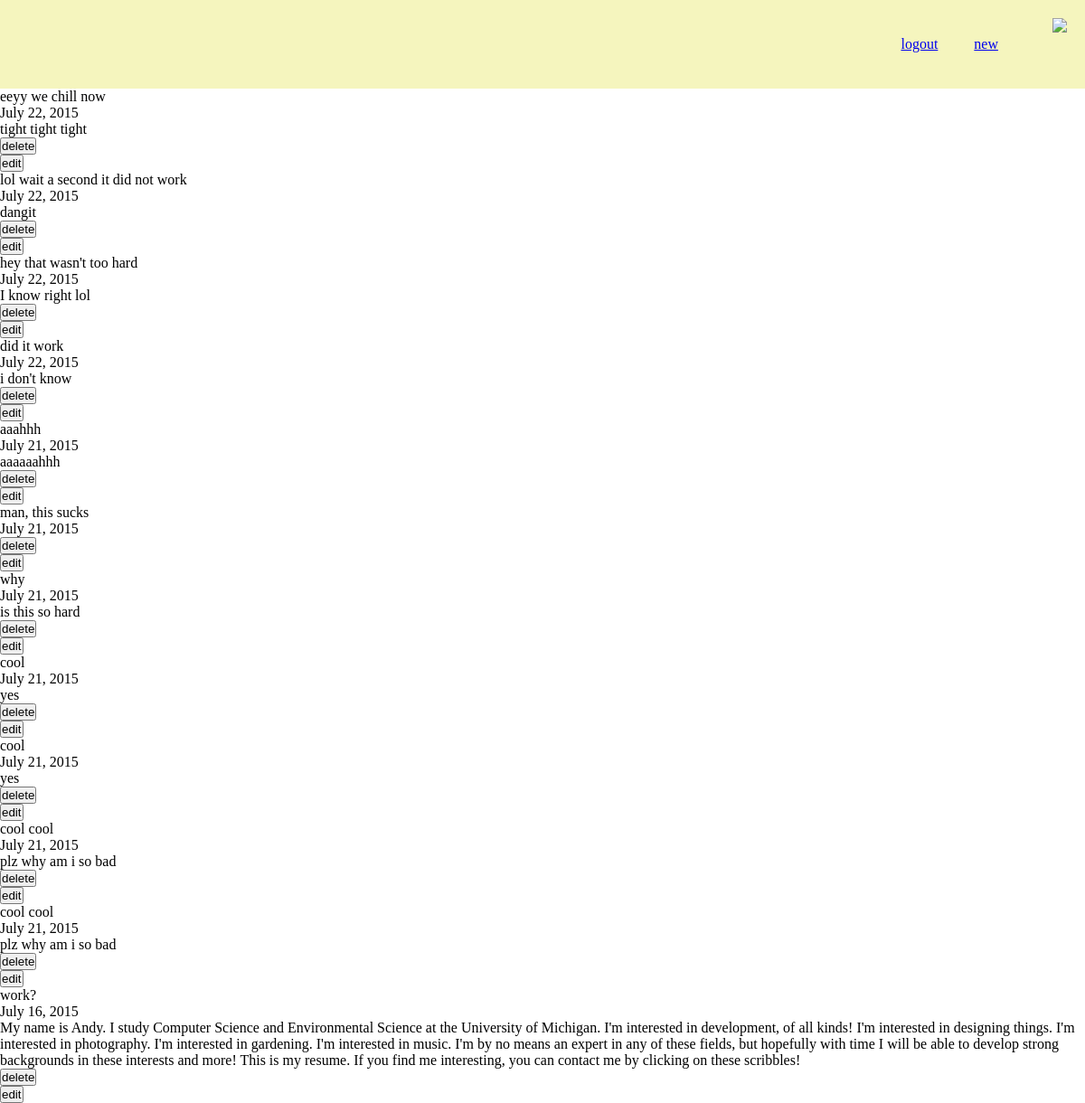
The app's page /captaincheddar/ with its own data.
### post/models.py (models this page shows, shortened)
class Post(models.Model):
    author = models.ForeignKey(User)
    text = models.TextField()
    subject = models.CharField(max_length=20)
    date = models.DateField(timezone.now())

### post/views.py (the view)
# urls.py: url(r'^(?P<username>[\w-]+)/$', views.main, name='main'),
def main(request, username):
	u = get_object_or_404(User, username=username)
	p = u.post_set.all().order_by('-id')
	if u.is_authenticated():
		return render(request, 'post/index.html', {'user' : u, 'posts' : p, 'logged' : 'yes'})
	else :
		return render(request, 'post/index.html', {'user' : u, 'posts' : p})

### post/templates/post/index.html (shortened to what this page needs)
{% load staticfiles %}
<head>
	<link rel="stylesheet" type="text/css" href="{% static "css/poststyle.css" %}">
</head>
{% if logged %}
	<div id = "nav">
		<div id = "logo">
			<img src="post.svg">
		</div>
		{% if user.is_authenticated %}
		<div id = "transfer">
			<div id = "new">
				<a href = "{% url 'post:new' user.username %}">new</a>
			</div>
			<div id = "logout">
				<a href = "{% url 'login:done' user.username %}">logout</a>
			</div>
		{% else %}
			<div id = "login">
				<a href = "{% url 'login:index' %}">login</a>
			</div>
		</div>
		{% endif %}
	</div>
</div>
    <ul>
    {% for post in posts %}
	<li>
		<div id = "post">
			<div id = "sub">
				{{ post.subject }}
			</div>
			<div id = "date">
				{{ post.date }}
			</div>
			<div id = "text">
				{{ post.text }}
			</div>
		</div>
		{% if logged %}
			<form action = "{% url 'post:delete' post.id %}" method='POST'>
				<input type="submit" value="delete">
			</form>
			<form action = "{% url 'post:edit' post.id %}" method='POST'>
				<input type="submit" value="edit">
			</form>
		{% endif %}
	</li>
    {% endfor %}
    </ul>
{% else %}
    <p>No User lol made.</p>
{% endif %}

### post/static/css/poststyle.css (style rules this page uses)
* { margin: 0; padding: 0; }
#nav { background-color: #F5F5BE; display: inline-block; width: 100%; }
#nav div { display: inline-block; float: right; padding: 20px; }
#transfer { float: right; }
#logo { float: left; }
li { list-style: none; }

### records on screen
Post: subject "eeyy we chill now", date "July 22, 2015", text "tight tight tight"
Post: subject "lol wait a second it did not work", date "July 22, 2015", text "dangit"
Post: subject "hey that wasn't too hard", date "July 22, 2015", text "I know right lol"
Post: subject "did it work", date "July 22, 2015", text "i don't know"
Post: subject "aaahhh", date "July 21, 2015", text "aaaaaahhh"
Post: subject "man, this sucks", date "July 21, 2015"
Post: subject "why", date "July 21, 2015", text "is this so hard"
Post: subject "cool", date "July 21, 2015", text "yes"
Post: subject "cool", date "July 21, 2015", text "yes"
Post: subject "cool cool", date "July 21, 2015", text "plz why am i so bad"
Post: subject "cool cool", date "July 21, 2015", text "plz why am i so bad"
Post: subject "work?", date "July 16, 2015", text "My name is Andy. I study Computer Science and Environmental Science at the University of Michigan. I'm interested in development, of all kinds! I'm interested in designing things. I'm interested in photography. I'm interested in gardening. I'm interested in music. I'm by no means an expert in any of these fields, but hopefully with time I will be able to develop strong backgrounds in these interests and more! This is my resume. If you find me interesting, you can contact me by clicking on these scribbles!"
